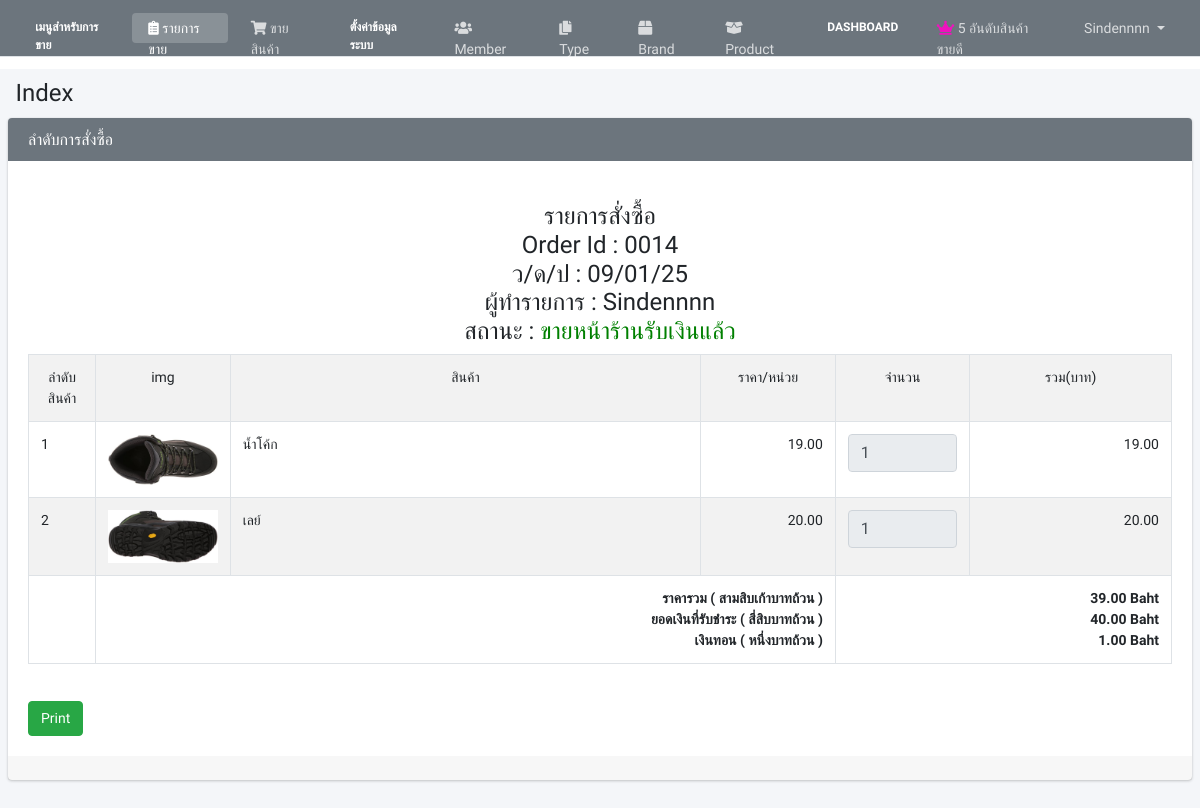
Page /admin/index.php?order_id=0014&act=view (signed in) on the committed database.
### tables this page shows
CREATE TABLE `tbl_order` (
  `order_id` int(4) UNSIGNED ZEROFILL NOT NULL,
  `mem_id` int(11) NOT NULL,
  `receive_name` varchar(100) NOT NULL COMMENT 'ชื่อผู้รับ',
  `order_status` int(1) NOT NULL,
  `b_name` varchar(100) DEFAULT NULL COMMENT 'ชื่อธนาคาร',
  `pay_amount` float(10,2) DEFAULT NULL,
  `pay_amount2` float(10,2) NOT NULL,
  `order_date` datetime NOT NULL
);

CREATE TABLE `tbl_member` (
  `mem_id` int(3) UNSIGNED ZEROFILL NOT NULL,
  `ref_l_id` int(11) NOT NULL,
  `mem_name` varchar(50) NOT NULL,
  `mem_username` varchar(20) NOT NULL,
  `mem_password` varchar(100) NOT NULL,
  `mem_img` varchar(200) NOT NULL,
  `dateinsert` timestamp NOT NULL DEFAULT current_timestamp()
);

CREATE TABLE `tbl_order_detail` (
  `d_id` int(10) NOT NULL,
  `order_id` int(11) NOT NULL,
  `p_id` int(11) NOT NULL,
  `p_c_qty` int(11) NOT NULL,
  `total` float NOT NULL
);

CREATE TABLE `tbl_product` (
  `p_id` bigint(20) NOT NULL,
  `p_name` varchar(150) NOT NULL,
  `p_type` varchar(20) NOT NULL,
  `p_price` float(100,2) NOT NULL,
  `p_price2` float(100,2) NOT NULL,
  `p_pricemember` float(100,2) NOT NULL,
  `p_pricemember2` float(100,2) NOT NULL,
  `p_qty` int(11) NOT NULL,
  `p_cost` float(100,2) NOT NULL,
  `p_outstock` int(11) NOT NULL,
  `p_unit` varchar(20) NOT NULL,
  `p_img` varchar(255) NOT NULL,
  `p_date_save` timestamp NOT NULL DEFAULT current_timestamp()
);

### convertnumtothai.php (called while the page is built, shortened)
<?php
function Convert($amount_number)
{
    $amount_number = number_format($amount_number, 2, ".","");
    $pt = strpos($amount_number , ".");
    $number = $fraction = "";
    if ($pt === false)
        $number = $amount_number;
    else
    {
        $number = substr($amount_number, 0, $pt);
        $fraction = substr($amount_number, $pt + 1);
    }
    $ret = "";
    $baht = ReadNumber ($number);
    if ($baht != "")
        $ret .= $baht . "บาท";
    $satang = ReadNumber($fraction);
    if ($satang != "")
        $ret .=  $satang . "สตางค์";
    else
        $ret .= "ถ้วน";
    return $ret;
}
function ReadNumber($number)
{
    $position_call = array("แสน", "หมื่น", "พัน", "ร้อย", "สิบ", "");
    $number_call = array("", "หนึ่ง", "สอง", "สาม", "สี่", "ห้า", "หก", "เจ็ด", "แปด", "เก้า");
    $number = $number + 0;
    $ret = "";
    if ($number == 0) return $ret;
    $divider = 100000;
    $pos = 0;
    while($number > 0)
    {
        $d = intval($number / $divider);
        $ret .= (($divider == 10) && ($d == 2)) ? "ยี่" :
            ((($divider == 10) && ($d == 1)) ? "" :
            ((($divider == 1) && ($d == 1) && ($ret != "")) ? "เอ็ด" : $number_call[$d]));
        $ret .= ($d ? $position_call[$pos] : "");
        $number = $number % $divider;
        $divider = $divider / 10;
        $pos++;
    }
    return $ret;
}
?>

### admin/order_detail.php (the view, shortened to what this page needs)
<?php
$order_id = mysqli_real_escape_string($condb,$_GET['order_id']);
		$sqlpay = "SELECT d.* , p.* ,
				m.mem_name,o.order_date,o.order_status,o.pay_amount2
				FROM tbl_order_detail AS d
				INNER JOIN tbl_product AS p ON d.p_id=p.p_id
				INNER JOIN tbl_order AS o ON d.order_id=o.order_id
				INNER JOIN tbl_member as m ON o.mem_id=m.mem_id
				WHERE d.order_id=$order_id";
				$querypay = mysqli_query($condb, $sqlpay)
				or die("Error : ".mysqli_error($sqlpay));
				$rowmember=mysqli_fetch_array($querypay);
?>
<center>
	<h4>รายการสั่งซื้อ<br>
		Order Id : <?php echo $order_id; ?> </br>
		ว/ด/ป : <?php echo date('d/m/y',strtotime($rowmember['order_date'])); ?></br>
	ผู้ทำรายการ : <?php echo $rowmember['mem_name']; ?> <br/>สถานะ :
	<?php include('mystatus.php');?>
	</h4>
</center>
  <table border="0" align="center" class="table table-hover table-bordered table-striped">
    <tr>
  <td width="5%" align="center">ลำดับสินค้า</td>
      <td width="10%" align="center">img</td>
      <td width="35%" align="center">สินค้า</td>
      <td width="10%" align="center">ราคา/หน่วย</td>
      <td width="10%" align="center">จำนวน</td>
      <td width="15%" align="center">รวม(บาท)</td>
    </tr>
<?php
				$total=0;
	foreach($querypay as $rspay)
	{
		$total += $rspay['total'];
		echo "<tr>";
		echo "<td>" . @$i+=1 . "</td>";
		echo "<td>"."<img src='../p_img/".$rspay['p_img']."' width='100%'>"."</td>";
		echo "<td>" . $rspay["p_name"] . "</td>";
		echo "<td align='right'>" .number_format($rspay["p_price"],2) . "</td>";
		echo "<td align='right'>";
		echo "<input type='number' name='p_c_qty' value='$rspay[p_c_qty]' size='2'class='form-control' disabled/></td>";
		echo "<td align='right'>".number_format($rspay['total'],2)."</td>";
	}
	include('../convertnumtothai.php');
	?>
	<tr>
	<td></td>
  	<td  align='right' colspan="3">
  		<b>ราคารวม
  			( <?php echo Convert($total);?> )
  		</b>
  		<br>
  		<b>ยอดเงินที่รับชำระ
  			( <?php echo Convert($rowmember['pay_amount2']);?> )
  		</b>
  		<br>
  		<?php
		$pay_amount3 = $rowmember['pay_amount2'] - $total;
	?>
  		<b>เงินทอน
  			( <?php echo Convert($pay_amount3);?> )
  		</b>
    </td>
  	<td align='right'colspan='2'>
  		<b><?php echo number_format($total,2);?> Baht</b>
  		<br>
  			<b><?php echo number_format($rowmember['pay_amount2'],2);?> Baht</b>
  		<br>
  			<b><?php echo number_format($pay_amount3,2);?> Baht</b>
  	</td>
	</tr>
</table>
<br>
<a href="#" target="" class="btn btn-success" onclick="window.print()">Print</a>

### admin/head.php (style rules this page uses)
body { font-family: 'Kanit', sans-serif; font-size: 14px; }

### rows in the picture
tbl_order: order_date "09/01/25", pay_amount2 "สี่สิบบาทถ้วน", pay_amount2 "หนึ่งบาทถ้วน", pay_amount2 "40.00", pay_amount2 "1.00"
tbl_member: mem_name "Sindennnn"
tbl_order_detail: i "1", p.p_img (picture), p.p_name "น้ำโค้ก", p.p_price "19.00", p_c_qty "1", total "19.00"
tbl_order_detail: i "2", p.p_img (picture), p.p_name "เลย์", p.p_price "20.00", p_c_qty "1", total "20.00"

### other values in the picture
$_SESSION['mem_name'] "Sindennnn"
$order_id "0014"
Convert($total) "สามสิบเก้าบาทถ้วน"
$total "39.00"
